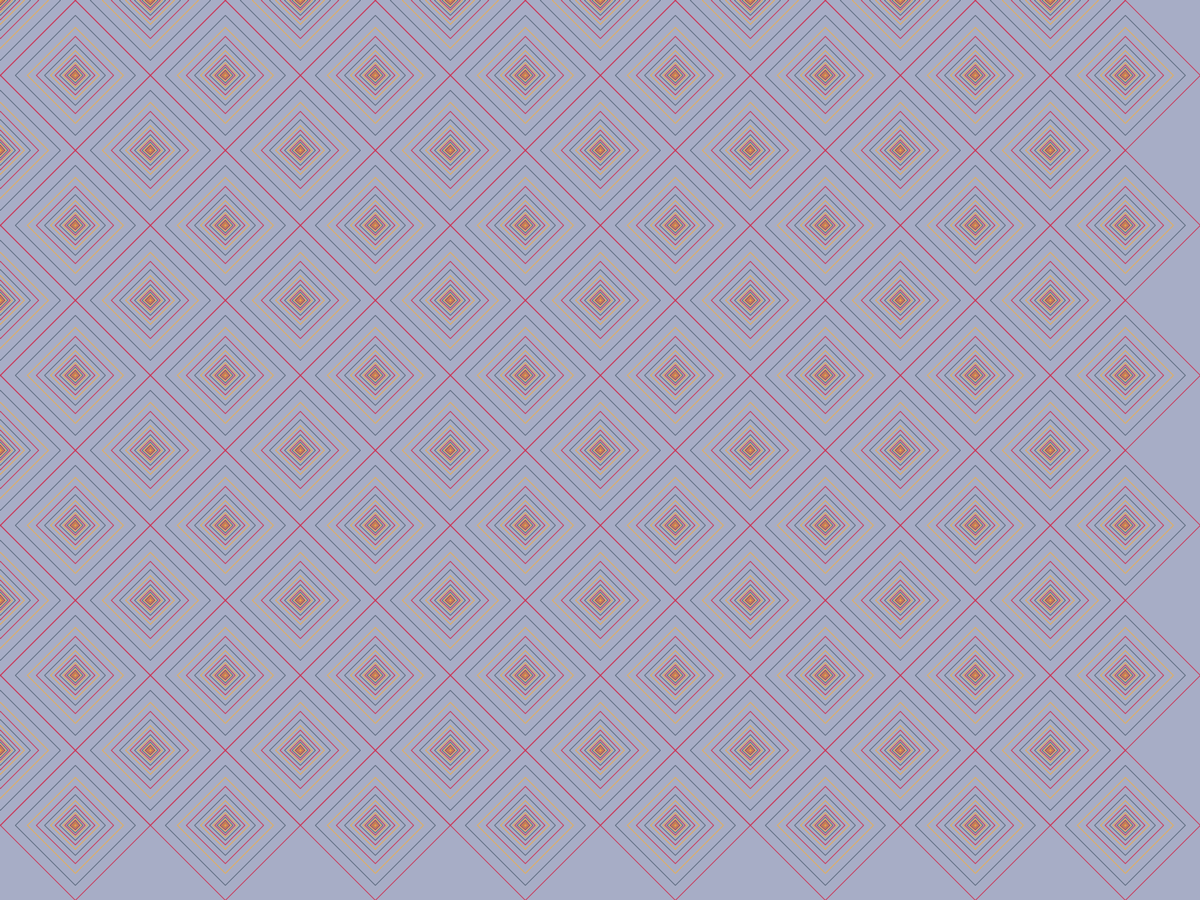
Frame 1 (no input)
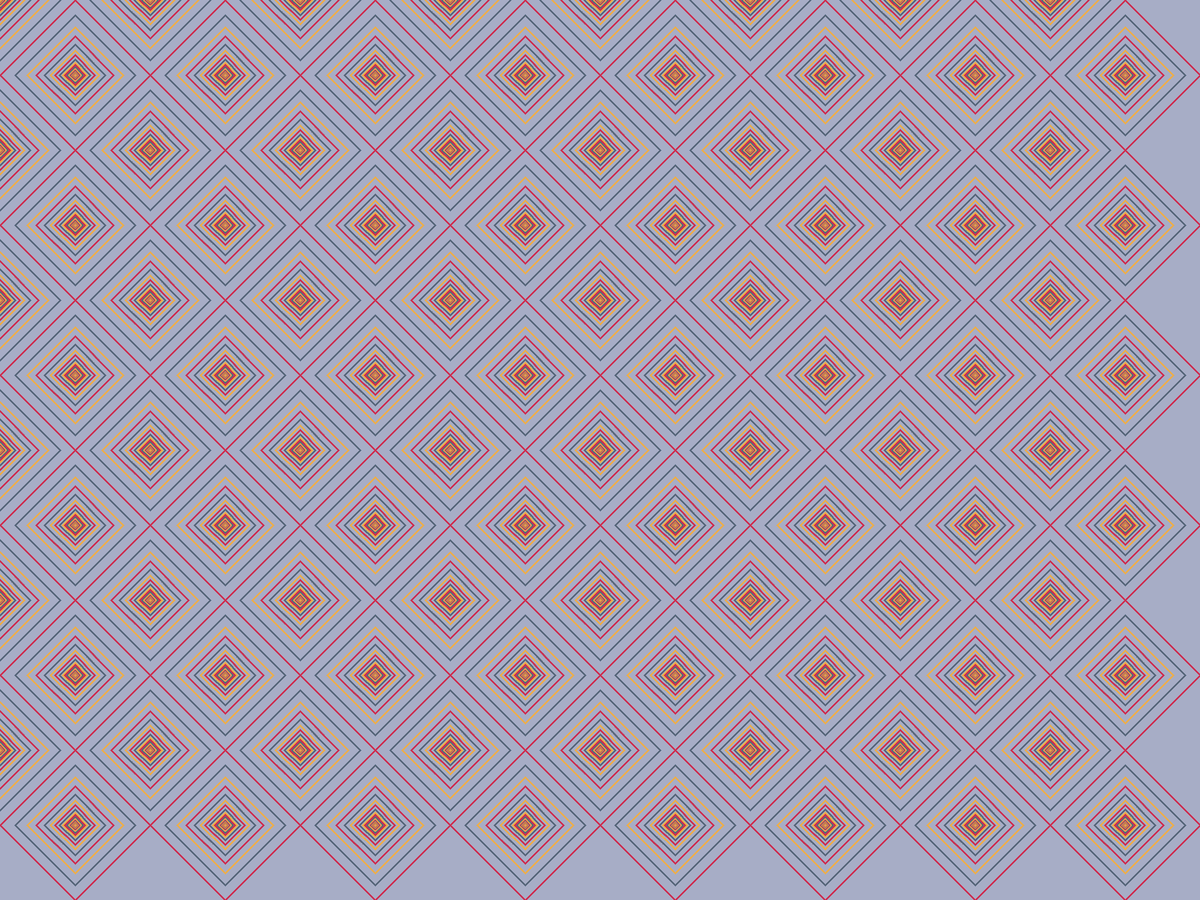
Frame 60 (the mouse pressed at the canvas centre just before this capture)
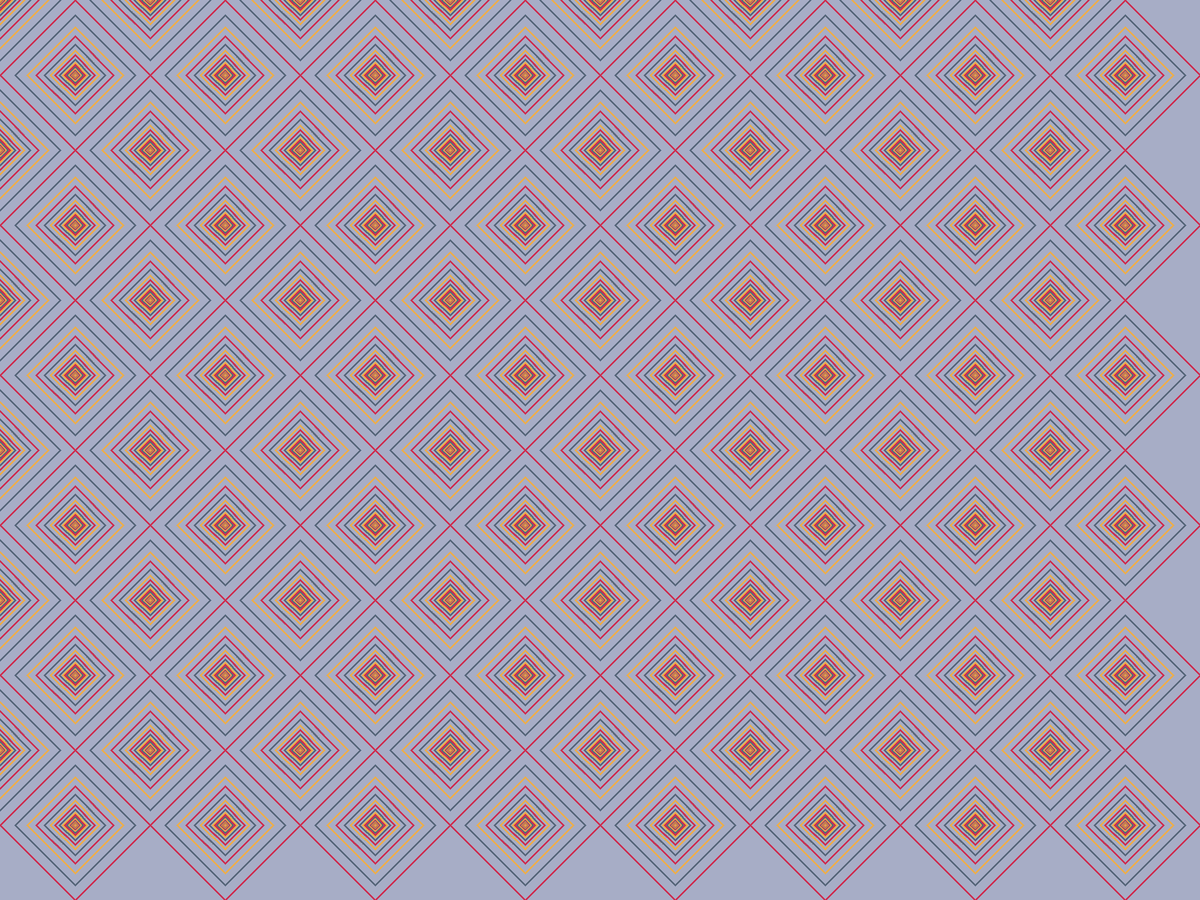
Frame 120 (the mouse held since frame 60 and released just before this capture)

The Processing sketch that drew these frames (run headless with seeded random() and noise(); from frame 60 on, the mouse is pressed at the canvas centre):

// Processing sketch: si
// ── si.pde
int cont=0;
float wSqrt = 200;
void setup() {
    fullScreen();
    background(#A7ADC6);
}

void draw(){
    //square(width/2, height/2, width);
    for(int i=0;i<width;i+=wSqrt){
        for(int j=0; j<height; j+=wSqrt ){
            square(i+wSqrt/2, j+wSqrt/2, wSqrt);
            cont=0;
            square(i, j, wSqrt);
            cont=0;
            //println(cont);
        }
    }
}


void square(float x, float y, float w){
    if(cont%3==0){
        stroke(#CE2D4F);
    }else if(cont%3==1){
        stroke(#56667A);
    } else{
        stroke(#EDAE49);
    }
    noFill();
    
    beginShape();
        vertex(x, y-w/2);
        vertex(x-w/2, y);
        vertex(x, y+w/2);
        vertex(x+w/2, y);
    endShape(CLOSE);
    //rotate(PI/2);
    cont++;
    if(cont<30){
       square(x,y,4*w/5);
    }
    
    // dibuixAR quadrat
    //rotar 90 graus
    //tornar a dibuixar
    //tornar a rotar
}
